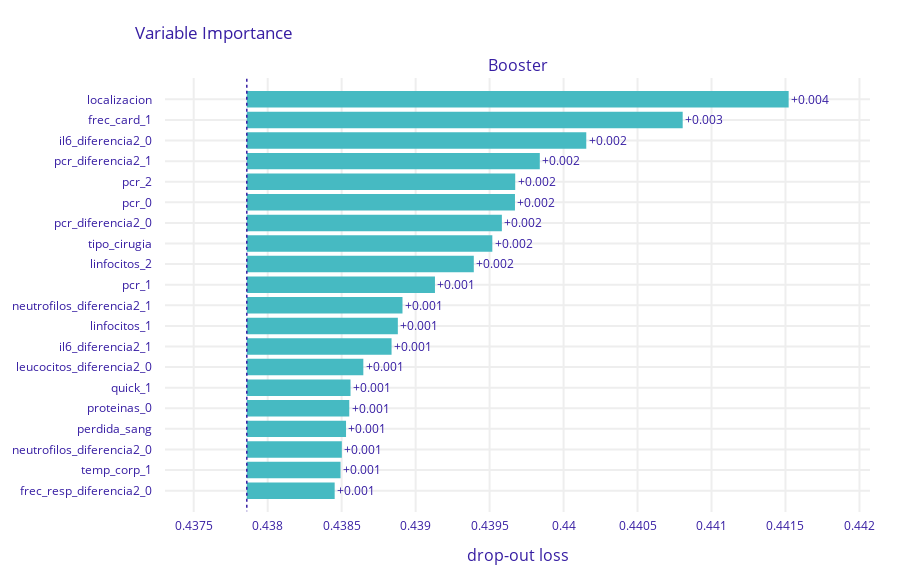

The notebook cell this image was saved under:
### Code cell
exp = dx.Explainer(model, X, y)
vi = exp.model_parts()
vi.plot(max_vars=20)
#select the 10 most important variables from the explainer
imps = vi.result['variable'][-30:-1].tolist()
imps.append('id_registro')

### Figure 1 — Plotly figure (JSON) as saved in the notebook; plotly's stock layout.template omitted (floating-point values rounded to 4 significant figures)
{"data": [{"base": 0.4379, "hoverinfo": "text", "hoverlabel": {"bgcolor": "rgba(0,0,0,0.8)"}, "hovertext": ["Model: Booster loss after<br>variable: localizacion is permuted: 0.442<br>Drop-out loss change: +0.004", "Model: Booster loss after<br>variable: frec_card_1 is permuted: 0.441<br>Drop-out loss change: +0.003", "Model: Booster loss after<br>variable: il6_diferencia2_0 is permuted: 0.44<br>Drop-out loss change: +0.002", "Model: Booster loss after<br>variable: pcr_diferencia2_1 is permuted: 0.44<br>Drop-out loss change: +0.002", "Model: Booster loss after<br>variable: pcr_2 is permuted: 0.44<br>Drop-out loss change: +0.002", "Model: Booster loss after<br>variable: pcr_0 is permuted: 0.44<br>Drop-out loss change: +0.002", "Model: Booster loss after<br>variable: pcr_diferencia2_0 is permuted: 0.44<br>Drop-out loss change: +0.002", "Model: Booster loss after<br>variable: tipo_cirugia is permuted: 0.44<br>Drop-out loss change: +0.002", "Model: Booster loss after<br>variable: linfocitos_2 is permuted: 0.439<br>Drop-out loss change: +0.002", "Model: Booster loss after<br>variable: pcr_1 is permuted: 0.439<br>Drop-out loss change: +0.001", "Model: Booster loss after<br>variable: neutrofilos_diferencia2_1 is permuted: 0.439<br>Drop-out loss change: +0.001", "Model: Booster loss after<br>variable: linfocitos_1 is permuted: 0.439<br>Drop-out loss change: +0.001", "Model: Booster loss after<br>variable: il6_diferencia2_1 is permuted: 0.439<br>Drop-out loss change: +0.001", "Model: Booster loss after<br>variable: leucocitos_diferencia2_0 is permuted: 0.439<br>Drop-out loss change: +0.001", "Model: Booster loss after<br>variable: quick_1 is permuted: 0.439<br>Drop-out loss change: +0.001", "Model: Booster loss after<br>variable: proteinas_0 is permuted: 0.439<br>Drop-out loss change: +0.001", "Model: Booster loss after<br>variable: perdida_sang is permuted: 0.439<br>Drop-out loss change: +0.001", "Model: Booster loss after<br>variable: neutrofilos_diferencia2_0 is permuted: 0.439<br>Drop-out loss change: +0.001", "Model: Booster loss after<br>variable: temp_corp_1 is permuted: 0.438<br>Drop-out loss change: +0.001", "Model: Booster loss after<br>variable: frec_resp_diferencia2_0 is permuted: 0.438<br>Drop-out loss change: +0.001"], "marker": {"color": "#46bac2"}, "orientation": "h", "showlegend": false, "text": ["+0.004", "+0.003", "+0.002", "+0.002", "+0.002", "+0.002", "+0.002", "+0.002", "+0.002", "+0.001", "+0.001", "+0.001", "+0.001", "+0.001", "+0.001", "+0.001", "+0.001", "+0.001", "+0.001", "+0.001"], "textposition": "outside", "type": "bar", "x": [0.003663, 0.002946, 0.002295, 0.001981, 0.001814, 0.001813, 0.001724, 0.00166, 0.001534, 0.001272, 0.001052, 0.001021, 0.0009785, 0.0007877, 0.0007011, 0.0006926, 0.0006708, 0.0006423, 0.0006337, 0.0005939], "xaxis": "x", "y": ["localizacion", "frec_card_1", "il6_diferencia2_0", "pcr_diferencia2_1", "pcr_2", "pcr_0", "pcr_diferencia2_0", "tipo_cirugia", "linfocitos_2", "pcr_1", "neutrofilos_diferencia2_1", "linfocitos_1", "il6_diferencia2_1", "leucocitos_diferencia2_0", "quick_1", "proteinas_0", "perdida_sang", "neutrofilos_diferencia2_0", "temp_corp_1", "frec_resp_diferencia2_0"], "yaxis": "y"}], "layout": {"annotations": [{"font": {"size": 16}, "showarrow": false, "text": "Booster", "x": 0.5, "xanchor": "center", "xref": "paper", "y": 1, "yanchor": "bottom", "yref": "paper"}, {"font": {"size": 16}, "showarrow": false, "text": "drop-out loss", "x": 0.5, "xanchor": "center", "xref": "paper", "y": 0, "yanchor": "top", "yref": "paper", "yshift": -30}], "font": {"color": "#371ea3"}, "height": 583, "margin": {"b": 71, "r": 30, "t": 78}, "shapes": [{"line": {"color": "#371ea3", "dash": "dot", "width": 1.5}, "type": "line", "x0": 0.4379, "x1": 0.4379, "xref": "x", "y0": -1, "y1": 20, "yref": "y"}], "title": {"text": "Variable Importance", "x": 0.15}, "xaxis": {"anchor": "y", "automargin": true, "domain": [0, 1], "fixedrange": true, "gridwidth": 2, "range": [0.4373, 0.4421], "tickcolor": "white", "ticklen": 3, "ticks": "outside", "type": "linear", "zeroline": false}, "yaxis": {"anchor": "x", "automargin": true, "autorange": "reversed", "domain": [0, 1], "fixedrange": true, "gridwidth": 2, "tickcolor": "white", "ticklen": 10, "ticks": "outside", "type": "category"}}}
